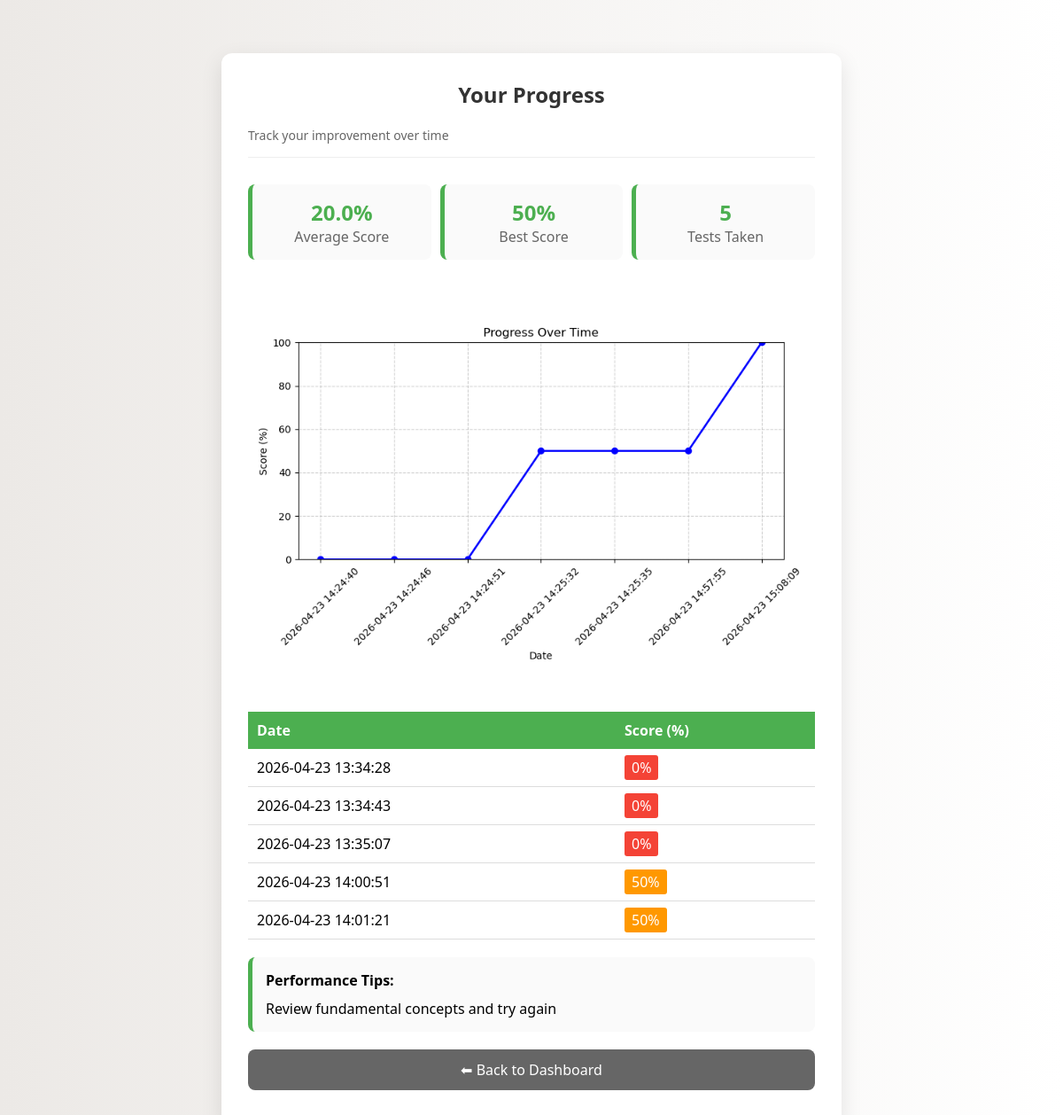
Page /progress (signed in) on the committed database.
### tables this page shows
CREATE TABLE results (
    id INTEGER PRIMARY KEY AUTOINCREMENT,
    user_id INTEGER,
    score INTEGER,
    date TIMESTAMP DEFAULT CURRENT_TIMESTAMP,
    FOREIGN KEY(user_id) REFERENCES users(id)
);

### app.py (the view)
@app.route("/progress")
def progress():
    if "user_id" not in session:
        return redirect("/login")
    conn = get_db_connection()
    results = conn.execute(
        "SELECT * FROM results WHERE user_id = ? ORDER BY date",
        (session["user_id"],)
    ).fetchall()
    conn.close()
    scores = [r["score"] for r in results]
    dates = [r["date"] for r in results]
    static_dir = os.path.join(app.root_path, "static")
    if not os.path.exists(static_dir):
        os.makedirs(static_dir)
    chart_path = os.path.join(static_dir, "progress_line.png")
    if scores:
        plt.figure(figsize=(8,5))
        plt.plot(dates, scores, marker='o', color='blue', linewidth=2)
        plt.title("Progress Over Time")
        plt.xlabel("Date")
        plt.ylabel("Score (%)")
        plt.ylim(0, 100)
        plt.grid(True, linestyle="--", alpha=0.6)
        plt.xticks(rotation=45)
        plt.tight_layout()
        plt.savefig(chart_path)
        plt.close()
    else:
        plt.figure(figsize=(8,5))
        plt.text(0.5, 0.5, "No progress data available", ha="center", va="center", fontsize=16)
        plt.axis("off")
        plt.savefig(chart_path)
        plt.close()
    return render_template(
        "progress.html",
        results=results,
        scores=scores,
        dates=dates,
        chart_filename="progress_line.png"
    )

### database.py (called while the page is built)
def get_db_connection():
    conn = sqlite3.connect('users.db')
    conn.row_factory = sqlite3.Row
    return conn

### templates/progress.html (shortened to what this page needs)
<!DOCTYPE html>
<html>
<head>
    <link rel="stylesheet" href="{{ url_for('static', filename='style.css') }}">
</head>
<body>
    <div class="container">
        <h2>Your Progress </h2>
        <div class="subtitle">Track your improvement over time</div>
        {% if results %}
            {% set scores_list = results|map(attribute='score')|list %}
            {% set avg_score = (scores_list|sum / scores_list|length)|round(1) %}
            {% set best_score = scores_list|max %}
            {% set total_tests = results|length %}
            <div style="display: flex; justify-content: space-between; gap: 10px; margin-bottom: 30px;">
                <div class="card" style="flex:1; text-align:center;">
                    <div class="score" style="font-size: 24px;">{{ avg_score }}%</div>
                    <div style="color: #666;">Average Score</div>
                </div>
                <div class="card" style="flex:1; text-align:center;">
                    <div class="score" style="font-size: 24px;">{{ best_score }}%</div>
                    <div style="color: #666;">Best Score</div>
                </div>
                <div class="card" style="flex:1; text-align:center;">
                    <div class="score" style="font-size: 24px;">{{ total_tests }}</div>
                    <div style="color: #666;">Tests Taken</div>
                </div>
            </div>
            <img src="{{ url_for('static', filename=chart_filename) }}" alt="Progress Chart" style="width:100%; margin: 20px 0;">
            <table style="width:100%; border-collapse: collapse; margin: 20px 0;">
                <thead>
                    <tr style="background: #4CAF50; color: white;">
                        <th style="padding: 10px; text-align: left;">Date</th>
                        <th style="padding: 10px; text-align: left;">Score (%)</th>
                    </tr>
                </thead>
                <tbody>
                    {% for r in results %}
                    <tr style="border-bottom: 1px solid #ddd;">
                        <td style="padding: 10px;">{{ r['date'] }}</td>
                        <td style="padding: 10px;">
                            <span style="background: {% if r['score'] >= 70 %}#4CAF50{% elif r['score'] >= 40 %}#FF9800{% else %}#f44336{% endif %};
                                         color: white; padding: 3px 8px; border-radius: 3px;">
                                {{ r['score'] }}%
                            </span>
                        </td>
                    </tr>
                    {% endfor %}
                </tbody>
            </table>
            <div class="card">
                <h4 style="margin-bottom: 10px;">Performance Tips:</h4>
                {% if best_score < 70 %}
                    <p> Review fundamental concepts and try again</p>
                {% elif avg_score < 70 %}
                    <p> Consistency is key - practice regularly!</p>
                {% else %}
                    <p> Excellent work! Keep maintaining this performance!</p>
                {% endif %}
            </div>
        {% endif %}
        <a href="/dashboard" class="btn" style="background: #666; margin-top: 20px;">⬅ Back to Dashboard</a>
    </div>
</body>
</html>

### static/style.css (style rules this page uses)
* { margin: 0; padding: 0; box-sizing: border-box; }
body { font-family: 'Segoe UI', sans-serif; background: linear-gradient(to right, #ece9e6, #ffffff); margin: 0; padding: 0; }
.container { width: 90%; max-width: 700px; margin: 60px auto; background: #fff; padding: 30px; border-radius: 12px; box-shadow: 0 8px 25px rgba(0,0,0,0.1); }
h2 { text-align: center; color: #333; margin-bottom: 20px; }
.subtitle { color: #666; margin-bottom: 30px; font-size: 14px; padding-bottom: 15px; border-bottom: 1px solid #eee; }
a.btn { display: block; text-align: center; padding: 12px; background: #4CAF50;; color: white; text-decoration: none; border-radius: 8px; margin: 10px 0; transition: 0.3s; }
.card { background: #fafafa; padding: 15px; border-radius: 8px; margin-bottom: 15px; border-left: 5px solid #4CAF50; }
.score { font-weight: bold; color: #4CAF50; }

### rows in the picture
results: date "2026-04-23 13:34:28", score "0"
results: date "2026-04-23 13:34:43", score "0"
results: date "2026-04-23 13:35:07", score "0"
results: date "2026-04-23 14:00:51", score "50"
results: date "2026-04-23 14:01:21", score "50"

### other values in the picture
{{ avg_score }} "20.0"
{{ best_score }} "50"
{{ total_tests }} "5"
